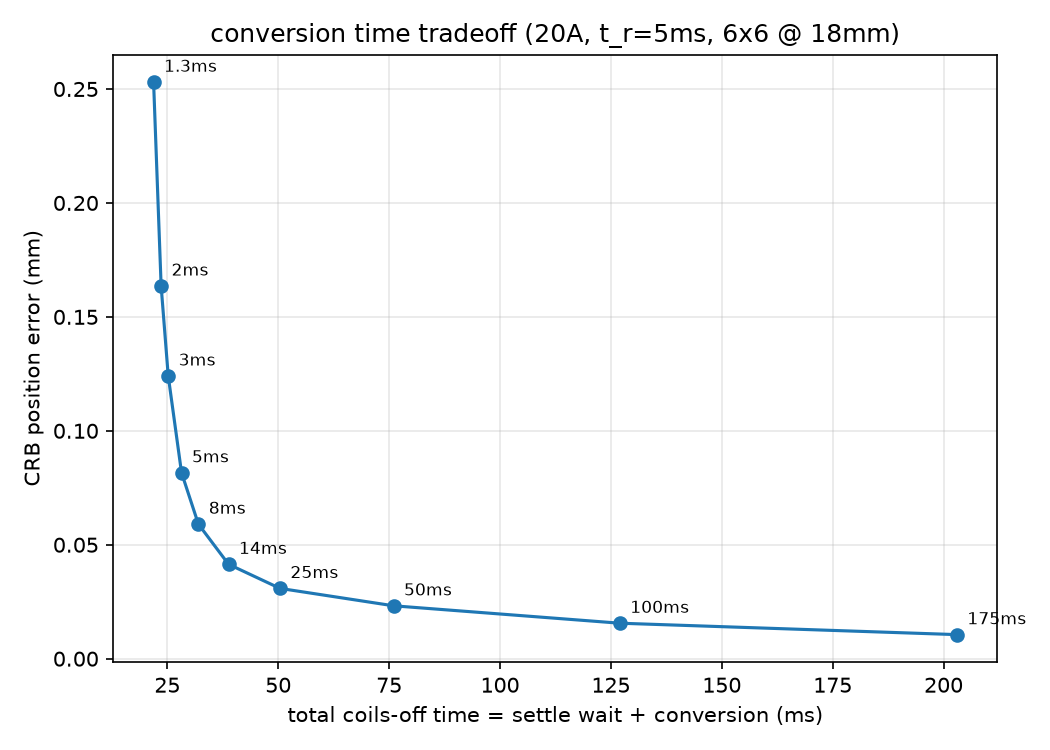

Python code for this plot:
"""pick the MLX90393 conversion time and work out the actuate/sense cycle it allows.
per conversion time: settle wait after coils off until the residual coil field is < sigma/3 (simulated with Actuation, 5ms rise),
CRB position error for that sigma, then total off time and the cycle frequency for a few actuation windows.
sigma per row is the midpoint of the datasheet range in DATASHEET_TABLE

uv run python scripts/conversion_time_experiment.py [--current 20] [--count 6 --pitch 18]
"""
from __future__ import annotations

import argparse
import os

import matplotlib
matplotlib.use("Agg")
import matplotlib.pyplot as plt
import numpy as np

from kresling_sim import fisher, kresling_2026_supp_config as cfg
from kresling_sim.actuation import Actuation
from kresling_sim.coils import Coils
from kresling_sim.config import WORKSPACE_X_MM, WORKSPACE_Y_MM
from kresling_sim.noise import GaussianNoise
from kresling_sim.sensors import sensor_grid

# MLX90393 noise vs conversion time, GAIN_SEL=0x7, datasheet rev 012 figs 2 and 3 (read off the chart, ~+-0.1uT)
# (conversion ms, xy_lo, xy_hi, z_lo, z_hi) in uT, same numbers as hardware_notes.md
DATASHEET_TABLE = [
    (1.3,   5.1,  5.1,  7.6,  7.6),
    (2.0,   3.1,  3.5,  4.6,  5.2),
    (3.0,   2.3,  2.6,  3.5,  4.5),
    (5.0,   1.4,  1.8,  2.4,  3.0),
    (8.0,   1.1,  1.2,  1.7,  2.3),
    (14.0,  0.8,  0.8,  1.2,  1.7),
    (25.0,  0.6,  0.6,  0.9,  1.2),
    (50.0,  0.45, 0.45, 0.7,  0.9),
    (100.0, 0.3,  0.3,  0.5,  0.6),
    (175.0, 0.2,  0.2,  0.4,  0.4),   # chart says ~150-200ms
]
# sigma used per row is the midpoint of the range
DATASHEET = [(c, (xl + xh) / 2, (zl + zh) / 2) for c, xl, xh, zl, zh in DATASHEET_TABLE]
SETTLE_FRAC = 1 / 3         # residual must be < sigma * this
T_ACT_MS = [10.0, 20.0, 50.0]   # actuation windows to report frequencies for
AXIS_CH = {"x": ("i_xf", "i_xb"), "y": ("i_yl", "i_yr"), "z": ("i_zt", "i_zb")}


def residual_curves(current: float, rise_time: float, points: np.ndarray, ts: np.ndarray) -> np.ndarray:
    """max over points of |B_axis| (mT) after coils go off at t=0, driving each axis alone. returns (3, len(ts))"""
    out = np.zeros((3, len(ts)))
    t_off = 0.1  # long enough to be fully settled before switching off
    for a, axis in enumerate("xyz"):
        act = Actuation(None, rise_time_s=rise_time)
        act.command({ch: current for ch in AXIS_CH[axis]}, t=0.0)
        act.command({ch: 0.0 for ch in AXIS_CH[axis]}, t=t_off)
        for k, t in enumerate(ts):
            b = np.asarray(Coils(**act.currents_at(t_off + t)).getB(points))
            out[a, k] = np.abs(b[:, a]).max()
    return out


def settle_time(curves: np.ndarray, ts: np.ndarray, sigma_mt: np.ndarray, conv_s: float, averaged: bool) -> float:
    """first wait (s) where every axis residual < sigma*SETTLE_FRAC. averaged=True uses the mean over the conversion window"""
    dt = ts[1] - ts[0]
    n_conv = max(1, int(round(conv_s / dt)))
    for k in range(len(ts)):
        ok = True
        for a in range(3):
            seg = curves[a, k:k + n_conv] if averaged else curves[a, k:k + 1]
            if len(seg) < n_conv and averaged:
                ok = False
                break
            if seg.mean() >= sigma_mt[a] * SETTLE_FRAC:
                ok = False
                break
        if ok:
            return ts[k]
    return np.nan


def mean_crb(sensors, noise, positions) -> float:
    r = []
    for p in positions:
        jac = fisher.position_jacobian(p, sensors, magnet_kwargs=cfg.MAGNET_KWARGS)
        bound = fisher.crlb(fisher.fisher_information_matrix(jac, noise))
        r.append(float(np.sqrt(np.sum(bound**2))))
    return float(np.mean(r))


def main() -> None:
    p = argparse.ArgumentParser(description=__doc__, formatter_class=argparse.RawDescriptionHelpFormatter)
    p.add_argument("--current", type=float, default=20.0, help="coil current per side, A (default 20)")
    p.add_argument("--rise-time", type=float, default=5e-3, help="10-90 rise time, s (default 5e-3)")
    p.add_argument("--count", type=int, default=6, help="sensor grid side for the CRB (default 6)")
    p.add_argument("--pitch", type=float, default=18.0, help="sensor pitch mm for the CRB (default 18)")
    p.add_argument("--output", type=str, default=None)
    args = p.parse_args()

    # coil field at sensor plane points over the workspace, plus the top of the z band
    xs = np.linspace(-WORKSPACE_X_MM / 2, WORKSPACE_X_MM / 2, 5)
    ys = np.linspace(-WORKSPACE_Y_MM / 2, WORKSPACE_Y_MM / 2, 5)
    points = np.array([[x, y, z] for z in (0.0, cfg.Z_MAX_MM) for x in xs for y in ys])
    ts = np.arange(0.0, 0.3, 2e-4)
    curves = residual_curves(args.current, args.rise_time, points, ts)
    print("datasheet noise (uT)  conv(ms)  xy range    z range")
    for c, xl, xh, zl, zh in DATASHEET_TABLE:
        print(f"                      {c:7.1f}  {xl:4.2f}-{xh:4.2f}   {zl:4.2f}-{zh:4.2f}")
    print(f"peak coil field at sensors ({args.current}A): x={curves[0,0]:.2f} y={curves[1,0]:.2f} z={curves[2,0]:.2f} mT")

    sensors = sensor_grid(args.count, args.count, args.pitch, args.pitch)
    zs = np.linspace(cfg.Z_MIN_MM, cfg.Z_MAX_MM, 4)
    qs = np.linspace(0, WORKSPACE_X_MM / 2, 3)
    positions = np.array([[x, y, z] for z in zs for x in qs for y in qs])

    rows = []
    for conv_ms, sxy, sz in DATASHEET:
        sigma = np.array([sxy, sxy, sz]) * 1e-3  # mT
        crb = mean_crb(sensors, GaussianNoise(sigma), positions)
        wait_end = settle_time(curves, ts, sigma, conv_ms * 1e-3, averaged=False)
        wait_avg = settle_time(curves, ts, sigma, conv_ms * 1e-3, averaged=True)
        rows.append((conv_ms, sxy, sz, crb, wait_end * 1e3, wait_avg * 1e3))

    print(f"\nCRB: {args.count}x{args.count} @ {args.pitch:g}mm, kresling_2026_supp, mean over {len(positions)} positions")
    print("conv(ms) sxy(uT) sz(uT) CRB(mm) | wait_end(ms) off_end(ms) | wait_avg(ms) off_avg(ms) | f_sense(Hz) for T_act = " + ", ".join(f"{t:g}ms" for t in T_ACT_MS))
    for conv, sxy, sz, crb, w_end, w_avg in rows:
        off_end, off_avg = w_end + conv, w_avg + conv
        freqs = "  ".join(f"{1000 / (t + off_end):6.1f}" for t in T_ACT_MS)
        print(f"{conv:7.1f} {sxy:7.2f} {sz:6.2f} {crb:8.4f} | {w_end:11.1f} {off_end:11.1f} | {w_avg:11.1f} {off_avg:11.1f} | {freqs}")

    fig, ax = plt.subplots(figsize=(7, 5))
    off = [r[4] + r[0] for r in rows]
    ax.plot(off, [r[3] for r in rows], "o-")
    for r, o in zip(rows, off):
        ax.annotate(f"{r[0]:g}ms", (o, r[3]), textcoords="offset points", xytext=(5, 5), fontsize=8)
    ax.set_xlabel("total coils-off time = settle wait + conversion (ms)")
    ax.set_ylabel("CRB position error (mm)")
    ax.set_title(f"conversion time tradeoff ({args.current:g}A, t_r={args.rise_time * 1e3:g}ms, {args.count}x{args.count} @ {args.pitch:g}mm)")
    ax.grid(alpha=0.3)
    fig.tight_layout()
    out = args.output or os.path.join(os.path.dirname(__file__), "conversion_time_experiment.png")
    fig.savefig(out, dpi=150)
    print(f"\nsaved plot to {out}")


if __name__ == "__main__":
    main()
